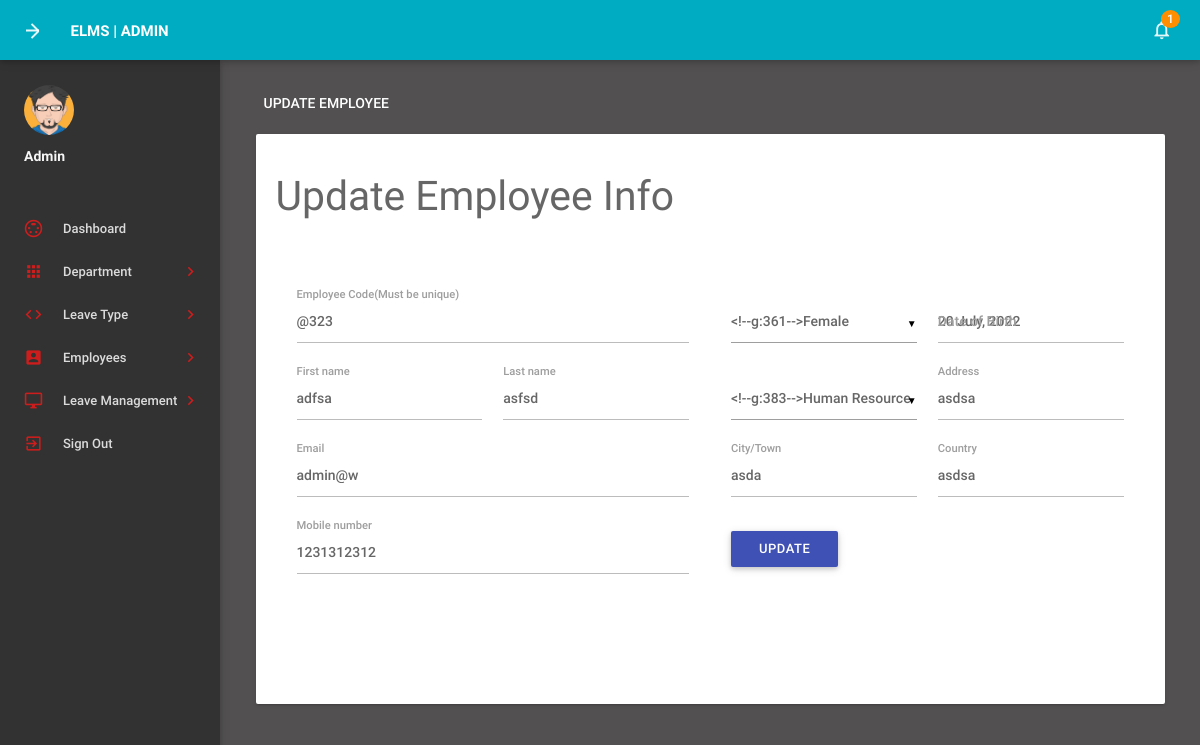
The page /admin/editemployee.php?empid=215 (signed in) on the database its author committed.
### tables this page shows
CREATE TABLE `tblemployees` (
  `id` int(11) NOT NULL,
  `EmpId` varchar(100) NOT NULL,
  `FirstName` varchar(150) NOT NULL,
  `LastName` varchar(150) NOT NULL,
  `EmailId` varchar(200) NOT NULL,
  `Password` varchar(180) NOT NULL,
  `Gender` varchar(100) NOT NULL,
  `Dob` varchar(100) NOT NULL,
  `Department` varchar(255) NOT NULL,
  `Address` varchar(255) NOT NULL,
  `City` varchar(200) NOT NULL,
  `Country` varchar(150) NOT NULL,
  `Phonenumber` char(11) NOT NULL,
  `Status` int(1) NOT NULL,
  `RegDate` timestamp NOT NULL DEFAULT CURRENT_TIMESTAMP
);

### admin/editemployee.php (the view, shortened to what this page needs)
<?php
include('includes/config.php');
if(strlen($_SESSION['alogin'])==0)
    {
header('location:index.php');
}
else{
    ?>
<!DOCTYPE html>
<html lang="en">
    <head>
        <link type="text/css" rel="stylesheet" href="../assets/plugins/materialize/css/materialize.min.css"/>
        <link href="../assets/plugins/material-preloader/css/materialPreloader.min.css" rel="stylesheet">
        <link href="../assets/css/alpha.min.css" rel="stylesheet" type="text/css"/>
        <link href="../assets/css/custom.css" rel="stylesheet" type="text/css"/>
    </head>
    <body>
  <?php include('includes/header.php');?>
       <?php include('includes/sidebar.php');?>
   <main class="mn-inner">
                <div class="row">
                    <div class="col s12">
                        <div class="page-title">Update employee</div>
                    </div>
                    <div class="col s12 m12 l12">
                        <div class="card">
                            <div class="card-content">
                                <form id="example-form" method="post" name="updatemp">
                                    <div>
                                        <h3>Update Employee Info</h3>
                                        <section>
                                            <div class="wizard-content">
                                                <div class="row">
                                                    <div class="col m6">
                                                        <div class="row">
<?php
$eid=intval($_GET['empid']);
$sql = "SELECT * from  tblemployees where id=:eid";
$query = $dbh -> prepare($sql);
$query -> bindParam(':eid',$eid, PDO::PARAM_STR);
$query->execute();
$results=$query->fetchAll(PDO::FETCH_OBJ);
if($query->rowCount() > 0)
{
foreach($results as $result)
{               ?>
 <div class="input-field col  s12">
<label for="empcode">Employee Code(Must be unique)</label>
<input  name="empcode" id="empcode" value="<?php echo htmlentities($result->EmpId);?>" type="text" autocomplete="off" readonly required>
</div>
<div class="input-field col m6 s12">
<label for="firstName">First name</label>
<input id="firstName" name="firstName" value="<?php echo htmlentities($result->FirstName);?>"  type="text" required>
</div>
<div class="input-field col m6 s12">
<label for="lastName">Last name </label>
<input id="lastName" name="lastName" value="<?php echo htmlentities($result->LastName);?>" type="text" autocomplete="off" required>
</div>
<div class="input-field col s12">
<label for="email">Email</label>
<input  name="email" type="email" id="email" value="<?php echo htmlentities($result->EmailId);?>" readonly autocomplete="off" required>
</div>
<div class="input-field col s12">
<label for="phone">Mobile number</label>
<input id="phone" name="mobileno" onBlur=checkPhoneNumber() type="tel" value="<?php echo htmlentities($result->Phonenumber);?>" maxlength="10" autocomplete="off" required>
</div>
</div>
</div>
<div class="col m6">
<div class="row">
<div class="input-field col m6 s12">
</div>
<div class="input-field col m6 s12">
<label for="birthdate">Date of Birth</label>
<input id="birthdate" name="dob"  class="datepicker" value="<?php echo htmlentities($result->Dob);?>" >
</div>
<div class="input-field col m6 s12">
</div>
<div class="input-field col m6 s12">
<label for="address">Address</label>
<input id="address" name="address" type="text"  value="<?php echo htmlentities($result->Address);?>" autocomplete="off" required>
</div>
<div class="input-field col m6 s12">
<label for="city">City/Town</label>
<input id="city" name="city" type="text"  value="<?php echo htmlentities($result->City);?>" autocomplete="off" required>
 </div>
<div class="input-field col m6 s12">
<label for="country">Country</label>
<input id="country" name="country" type="text"  value="<?php echo htmlentities($result->Country);?>" autocomplete="off" required>
</div>
<?php }}?>
<div class="input-field col s12">
<button type="submit" name="update"  id="update" class="waves-effect waves-light btn indigo m-b-xs">UPDATE</button>
</div>
                                                        </div>
                                                    </div>
                                                </div>
                                            </div>
                                        </section>
                                    </div>
                                </form>
                            </div>
                        </div>
                    </div>
                </div>
            </main>
        </div>
        <div class="left-sidebar-hover"></div>
    </body>
</html>
<?php } ?>

### rows shown on the page
tblemployees: empcode "@323", firstName "adfsa", lastName "asfsd", email "admin@w", mobileno "1231312312", dob "20 July, 2022", address "asdsa", city "asda", country "asdsa"

### other values the page prints
$unreadcount "1"
